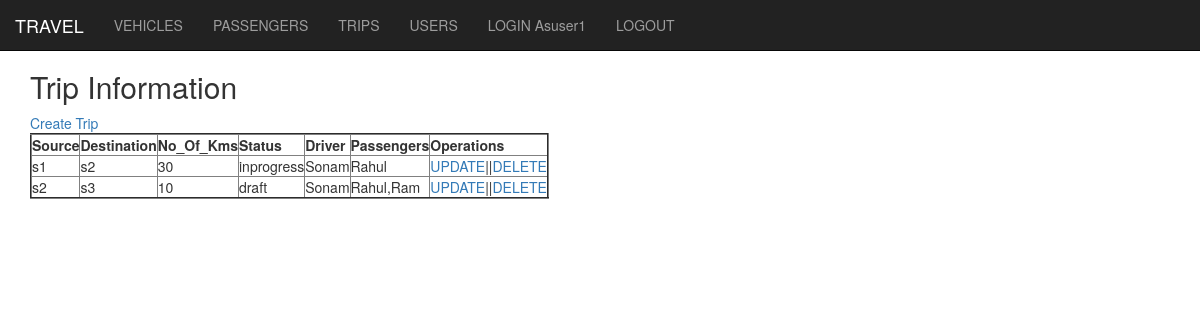
/car/trip1/ (signed in), run on the app's committed database.
### bus/models.py (models this page shows)
class Trip(models.Model):
	statuses = [("draft","draft"),("inprogress","inprogress"),("done","done"),("cancel","cancel")]
	source = models.CharField(max_length = 250)
	destination = models.CharField(max_length = 250)
	no_of_kms = models.IntegerField()
	status = models.CharField(max_length = 250,choices=statuses)
	driver = models.ForeignKey(Passenger,on_delete=models.PROTECT)
	Passengers = models.ManyToManyField(Passenger,related_name = 'trip_passengers')
	def get_passengers(self):
		return[i.name for i in self.Passengers.all()]
	def get_passengers_str(self):
		return ",".join(self.get_passengers())

class Passenger(models.Model):
	name = models.CharField(max_length = 250)
	phone = models.IntegerField()
	dob = models.DateField()
	address = models.TextField(blank=True,default="")
	is_driver = models.BooleanField(default = False)
	def __str__(self):
		return self.name

### bus/views.py (the view)
# urls.py: path('trip1/',home3),
@login_required
def home3(request):
	trip_data = Trip.objects.all()
	return render(request,'bus/home3.html',{'data':trip_data})

### bus/templates/bus/home3.html
{% extends "bus/base.html" %}
{% block content %}
	<h2>Trip Information</h2>
	<a href="/trip/trip_create">Create Trip</a>
	<table border="2">
		<tr>
			<th>Source</th>
			<th>Destination</th>
			<th>No_Of_Kms</th>
			<th>Status</th>
			<th>Driver</th>
			<th>Passengers</th>
			<th>Operations</th>
		</tr>
		{% for trip in data %}
		<tr>
			<td>{{trip.source}}</td>
			<td>{{trip.destination}}</td>
			<td>{{trip.no_of_kms}}</td>
			<td>{{trip.status}}</td>
			<td>{{trip.driver}}</td>
			<td>{{trip.get_passengers_str}}</td>
			<td><a href="/trip/trip_update/{{trip.id}}">UPDATE</a>||<a href="/trip/trip_delete/{{trip.id}}">DELETE</a></td>
		</tr>
		{% endfor %}
	</table>
{% endblock %}

### bus/templates/bus/base.html (shortened to what this page needs)
<!DOCTYPE html>
<html lang="en">
<head>
  <link rel="stylesheet" href="https://maxcdn.bootstrapcdn.com/bootstrap/3.4.1/css/bootstrap.min.css">
</head>
<body style="height:1500px">
<nav class="navbar navbar-inverse navbar-fixed-top">
  <div class="container-fluid">
    <div class="navbar-header">
      <a class="navbar-brand" href="#">TRAVEL</a>
    </div>
    <ul class="nav navbar-nav">
      <li><a href="/car/car1/">VEHICLES</a></li>
      {% if request.user.is_authenticated %}
      <li><a href="/passenger/passenger1/">PASSENGERS</a></li>
      <li><a href="/trip/trip1/">TRIPS</a></li>
      <li><a href="/users/">USERS</a></li>
      <li><a href="#">LOGIN As{{ request.user.username }}</a></li>
      <li><a href="/logout/">LOGOUT</a></li>
      {% else %}
      <li><a href="/register/">REGISTRACTION</a></li>
      <li><a href="/login/">LOGIN</a></li>
      {% endif %}
    </ul>
  </div>
</nav>
<div class="container" style="margin-top:50px">
  {% block content %}{% endblock %}
</div>
</body>
</html>

### data on the page
Trip: source "s1", destination "s2", no_of_kms "30", status "inprogress", driver "Sonam", get_passengers_str "Rahul"
Trip: source "s2", destination "s3", no_of_kms "10", status "draft", driver "Sonam", get_passengers_str "Rahul,Ram"

### other printed values
{{ request.user.username }} "user1"
